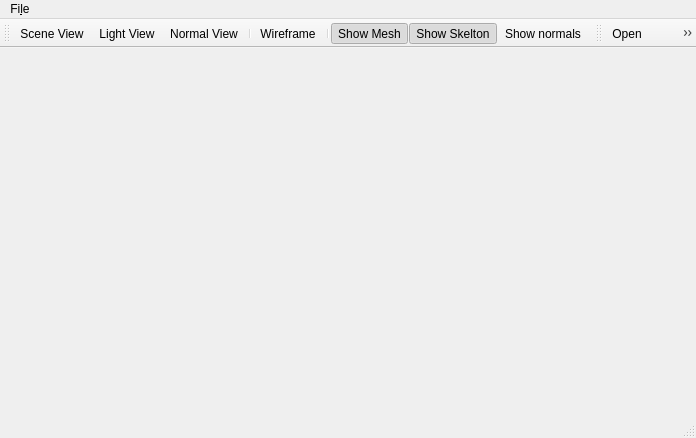
<?xml version="1.0" encoding="UTF-8"?>
<ui version="4.0">
 <class>MainWindow</class>
 <widget class="QMainWindow" name="MainWindow">
  <property name="geometry">
   <rect>
    <x>0</x>
    <y>0</y>
    <width>696</width>
    <height>438</height>
   </rect>
  </property>
  <property name="windowTitle">
   <string>Acknext MIEP *FLOAT*</string>
  </property>
  <widget class="QAcknextWidget" name="centralWidget">
   <property name="styleSheet">
    <string notr="true"/>
   </property>
   <layout class="QHBoxLayout" name="horizontalLayout">
    <property name="spacing">
     <number>0</number>
    </property>
    <property name="leftMargin">
     <number>0</number>
    </property>
    <property name="topMargin">
     <number>0</number>
    </property>
    <property name="rightMargin">
     <number>0</number>
    </property>
    <property name="bottomMargin">
     <number>0</number>
    </property>
   </layout>
  </widget>
  <widget class="QMenuBar" name="menuBar">
   <property name="geometry">
    <rect>
     <x>0</x>
     <y>0</y>
     <width>696</width>
     <height>20</height>
    </rect>
   </property>
   <widget class="QMenu" name="menuFile">
    <property name="title">
     <string>Fi&amp;le</string>
    </property>
    <addaction name="actionOpen"/>
    <addaction name="actionImport_model"/>
    <addaction name="separator"/>
    <addaction name="actionSave"/>
    <addaction name="separator"/>
    <addaction name="actionOptions"/>
    <addaction name="separator"/>
    <addaction name="actionExit"/>
   </widget>
   <addaction name="menuFile"/>
  </widget>
  <widget class="QToolBar" name="mainToolBar">
   <attribute name="toolBarArea">
    <enum>TopToolBarArea</enum>
   </attribute>
   <attribute name="toolBarBreak">
    <bool>false</bool>
   </attribute>
   <addaction name="actionScene_View"/>
   <addaction name="actionLight_View"/>
   <addaction name="actionNormal_View"/>
   <addaction name="separator"/>
   <addaction name="actionWireframe"/>
   <addaction name="separator"/>
   <addaction name="actionShow_Mesh"/>
   <addaction name="actionShow_Skelton"/>
   <addaction name="actionShow_normals"/>
  </widget>
  <widget class="QStatusBar" name="statusBar"/>
  <widget class="QToolBar" name="fileToolbar">
   <property name="windowTitle">
    <string>toolBar</string>
   </property>
   <attribute name="toolBarArea">
    <enum>TopToolBarArea</enum>
   </attribute>
   <attribute name="toolBarBreak">
    <bool>false</bool>
   </attribute>
   <addaction name="actionOpen"/>
   <addaction name="actionImport_model"/>
   <addaction name="separator"/>
   <addaction name="actionSave"/>
  </widget>
  <action name="actionOpen">
   <property name="icon">
    <iconset resource="../../resource/ackui.qrc">
     <normaloff>:/icons/folder-open.png</normaloff>:/icons/folder-open.png</iconset>
   </property>
   <property name="text">
    <string>&amp;Open...</string>
   </property>
   <property name="shortcut">
    <string>Ctrl+O</string>
   </property>
  </action>
  <action name="actionSave">
   <property name="icon">
    <iconset resource="../../resource/ackui.qrc">
     <normaloff>:/icons/content-save.png</normaloff>:/icons/content-save.png</iconset>
   </property>
   <property name="text">
    <string>&amp;Save...</string>
   </property>
   <property name="shortcut">
    <string>Ctrl+S</string>
   </property>
  </action>
  <action name="actionOptions">
   <property name="icon">
    <iconset resource="../../resource/ackui.qrc">
     <normaloff>:/icons/settings.png</normaloff>:/icons/settings.png</iconset>
   </property>
   <property name="text">
    <string>O&amp;ptions</string>
   </property>
  </action>
  <action name="actionExit">
   <property name="text">
    <string>&amp;Exit</string>
   </property>
  </action>
  <action name="actionNormal_View">
   <property name="checkable">
    <bool>true</bool>
   </property>
   <property name="text">
    <string>Normal View</string>
   </property>
   <property name="shortcut">
    <string>Ctrl+3</string>
   </property>
  </action>
  <action name="actionLight_View">
   <property name="checkable">
    <bool>true</bool>
   </property>
   <property name="text">
    <string>Light View</string>
   </property>
   <property name="shortcut">
    <string>Ctrl+2</string>
   </property>
  </action>
  <action name="actionScene_View">
   <property name="checkable">
    <bool>true</bool>
   </property>
   <property name="text">
    <string>Scene View</string>
   </property>
   <property name="shortcut">
    <string>Ctrl+1</string>
   </property>
  </action>
  <action name="actionWireframe">
   <property name="checkable">
    <bool>true</bool>
   </property>
   <property name="icon">
    <iconset resource="../../resource/ackui.qrc">
     <normaloff>:/icons/wireframe.png</normaloff>:/icons/wireframe.png</iconset>
   </property>
   <property name="text">
    <string>Wireframe</string>
   </property>
   <property name="shortcut">
    <string>Ctrl+4</string>
   </property>
  </action>
  <action name="actionShow_Mesh">
   <property name="checkable">
    <bool>true</bool>
   </property>
   <property name="checked">
    <bool>true</bool>
   </property>
   <property name="icon">
    <iconset resource="../../resource/ackui.qrc">
     <normaloff>:/icons/cube.png</normaloff>:/icons/cube.png</iconset>
   </property>
   <property name="text">
    <string>Show Mesh</string>
   </property>
  </action>
  <action name="actionShow_Skelton">
   <property name="checkable">
    <bool>true</bool>
   </property>
   <property name="checked">
    <bool>true</bool>
   </property>
   <property name="icon">
    <iconset resource="../../resource/ackui.qrc">
     <normaloff>:/icons/skeleton.png</normaloff>:/icons/skeleton.png</iconset>
   </property>
   <property name="text">
    <string>Show Skelton</string>
   </property>
  </action>
  <action name="actionImport_model">
   <property name="icon">
    <iconset resource="../../resource/ackui.qrc">
     <normaloff>:/icons/file-import.png</normaloff>:/icons/file-import.png</iconset>
   </property>
   <property name="text">
    <string>&amp;Import model…</string>
   </property>
   <property name="shortcut">
    <string>Ctrl+Shift+O</string>
   </property>
  </action>
  <action name="actionShow_normals">
   <property name="checkable">
    <bool>true</bool>
   </property>
   <property name="icon">
    <iconset resource="../../resource/ackui.qrc">
     <normaloff>:/icons/show-normal.png</normaloff>:/icons/show-normal.png</iconset>
   </property>
   <property name="text">
    <string>Show normals</string>
   </property>
   <property name="shortcut">
    <string>Ctrl+Shift+N</string>
   </property>
  </action>
 </widget>
 <layoutdefault spacing="6" margin="11"/>
 <customwidgets>
  <customwidget>
   <class>QAcknextWidget</class>
   <extends>QWidget</extends>
   <header location="global">qacknextwidget.hpp</header>
   <container>1</container>
  </customwidget>
 </customwidgets>
 <resources>
  <include location="../../resource/ackui.qrc"/>
 </resources>
 <connections/>
</ui>
